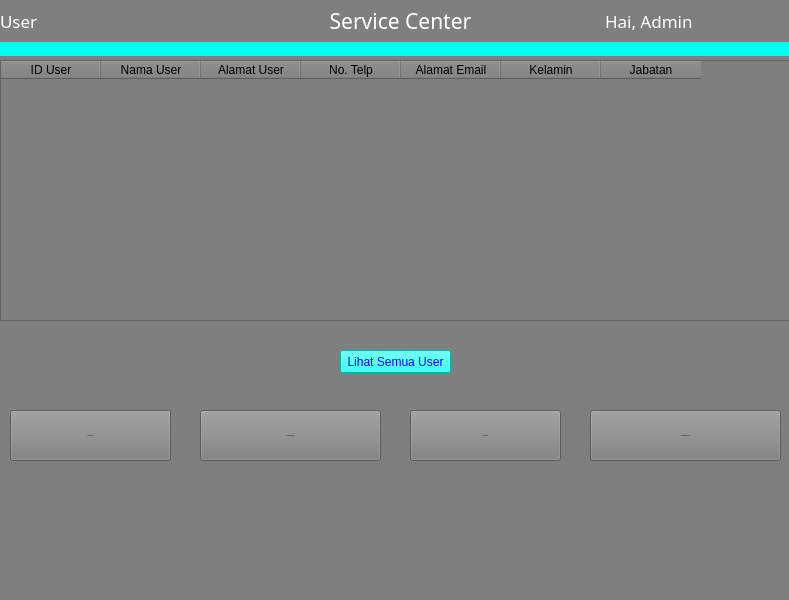
<?xml version="1.0" encoding="UTF-8"?>
<ui version="4.0">
 <class>User</class>
 <widget class="QMainWindow" name="User">
  <property name="geometry">
   <rect>
    <x>0</x>
    <y>0</y>
    <width>789</width>
    <height>600</height>
   </rect>
  </property>
  <property name="windowTitle">
   <string>MainWindow</string>
  </property>
  <property name="styleSheet">
   <string notr="true">background-color: rgb(127, 127, 127);</string>
  </property>
  <widget class="QWidget" name="centralwidget">
   <widget class="Line" name="line">
    <property name="geometry">
     <rect>
      <x>0</x>
      <y>40</y>
      <width>801</width>
      <height>16</height>
     </rect>
    </property>
    <property name="sizePolicy">
     <sizepolicy hsizetype="Fixed" vsizetype="Fixed">
      <horstretch>0</horstretch>
      <verstretch>0</verstretch>
     </sizepolicy>
    </property>
    <property name="font">
     <font>
      <pointsize>-1</pointsize>
     </font>
    </property>
    <property name="styleSheet">
     <string notr="true">padding: 15px 25px;
  font-size: 24px;
  text-align: center;
  cursor: pointer;
  outline: none;
  color: #fff;
  background-color: rgb(0, 255, 238);
  border: none;
  border-radius: 15px;
  box-shadow: 0 9px #999;</string>
    </property>
    <property name="lineWidth">
     <number>1</number>
    </property>
    <property name="orientation">
     <enum>Qt::Horizontal</enum>
    </property>
   </widget>
   <widget class="QWidget" name="layoutWidget">
    <property name="geometry">
     <rect>
      <x>0</x>
      <y>0</y>
      <width>801</width>
      <height>42</height>
     </rect>
    </property>
    <layout class="QHBoxLayout" name="horizontalLayout">
     <item>
      <widget class="QLabel" name="label_3">
       <property name="font">
        <font>
         <family>Lucida Calligraphy</family>
         <pointsize>13</pointsize>
        </font>
       </property>
       <property name="styleSheet">
        <string notr="true">color: rgb(255, 255, 255);</string>
       </property>
       <property name="text">
        <string>User</string>
       </property>
      </widget>
     </item>
     <item>
      <spacer name="horizontalSpacer_2">
       <property name="orientation">
        <enum>Qt::Horizontal</enum>
       </property>
       <property name="sizeType">
        <enum>QSizePolicy::Fixed</enum>
       </property>
       <property name="sizeHint" stdset="0">
        <size>
         <width>100</width>
         <height>20</height>
        </size>
       </property>
      </spacer>
     </item>
     <item>
      <widget class="QLabel" name="label_2">
       <property name="font">
        <font>
         <family>Imprint MT Shadow</family>
         <pointsize>16</pointsize>
        </font>
       </property>
       <property name="styleSheet">
        <string notr="true">color: rgb(255, 255, 255);</string>
       </property>
       <property name="text">
        <string>Service Center</string>
       </property>
       <property name="alignment">
        <set>Qt::AlignCenter</set>
       </property>
      </widget>
     </item>
     <item>
      <spacer name="horizontalSpacer">
       <property name="orientation">
        <enum>Qt::Horizontal</enum>
       </property>
       <property name="sizeType">
        <enum>QSizePolicy::Minimum</enum>
       </property>
       <property name="sizeHint" stdset="0">
        <size>
         <width>100</width>
         <height>20</height>
        </size>
       </property>
      </spacer>
     </item>
     <item>
      <widget class="QLabel" name="label">
       <property name="font">
        <font>
         <family>Lucida Calligraphy</family>
         <pointsize>13</pointsize>
        </font>
       </property>
       <property name="styleSheet">
        <string notr="true">color: rgb(255, 255, 255);</string>
       </property>
       <property name="text">
        <string>Hai, Admin</string>
       </property>
      </widget>
     </item>
    </layout>
   </widget>
   <widget class="QPushButton" name="btn_all">
    <property name="geometry">
     <rect>
      <x>340</x>
      <y>350</y>
      <width>111</width>
      <height>23</height>
     </rect>
    </property>
    <property name="styleSheet">
     <string notr="true">color: rgb(22, 1, 255);
  background-color: rgb(0, 255, 238);
</string>
    </property>
    <property name="text">
     <string>Lihat Semua User</string>
    </property>
   </widget>
   <widget class="QTableWidget" name="tableWidget">
    <property name="geometry">
     <rect>
      <x>0</x>
      <y>60</y>
      <width>801</width>
      <height>261</height>
     </rect>
    </property>
    <column>
     <property name="text">
      <string>ID User</string>
     </property>
    </column>
    <column>
     <property name="text">
      <string>Nama User</string>
     </property>
    </column>
    <column>
     <property name="text">
      <string>Alamat User</string>
     </property>
    </column>
    <column>
     <property name="text">
      <string>No. Telp</string>
     </property>
    </column>
    <column>
     <property name="text">
      <string>Alamat Email</string>
     </property>
    </column>
    <column>
     <property name="text">
      <string>Kelamin</string>
     </property>
    </column>
    <column>
     <property name="text">
      <string>Jabatan</string>
     </property>
    </column>
   </widget>
   <widget class="QPushButton" name="btn_delete">
    <property name="geometry">
     <rect>
      <x>200</x>
      <y>410</y>
      <width>181</width>
      <height>51</height>
     </rect>
    </property>
    <property name="sizePolicy">
     <sizepolicy hsizetype="Minimum" vsizetype="Minimum">
      <horstretch>0</horstretch>
      <verstretch>0</verstretch>
     </sizepolicy>
    </property>
    <property name="font">
     <font>
      <pointsize>-1</pointsize>
     </font>
    </property>
    <property name="styleSheet">
     <string notr="true">  padding: 15px 25px;
  font-size: 12px;
  text-align: center;
  cursor: pointer;
  outline: none;
color: rgb(60, 1, 255);
  background-color: rgb(0, 255, 238);
  border: none;
  border-radius: 15px;
  box-shadow: 0 9px #999;
hover{color:red}</string>
    </property>
    <property name="text">
     <string>Menghapus User</string>
    </property>
   </widget>
   <widget class="QPushButton" name="btn_update">
    <property name="geometry">
     <rect>
      <x>410</x>
      <y>410</y>
      <width>151</width>
      <height>51</height>
     </rect>
    </property>
    <property name="sizePolicy">
     <sizepolicy hsizetype="Minimum" vsizetype="Minimum">
      <horstretch>0</horstretch>
      <verstretch>0</verstretch>
     </sizepolicy>
    </property>
    <property name="font">
     <font>
      <pointsize>-1</pointsize>
     </font>
    </property>
    <property name="styleSheet">
     <string notr="true">  padding: 15px 25px;
  font-size: 11px;
  text-align: center;
  cursor: pointer;
  outline: none;
color: rgb(60, 1, 255);
  background-color: rgb(0, 255, 238);
  border: none;
  border-radius: 15px;
  box-shadow: 0 9px #999;
hover{color:red}</string>
    </property>
    <property name="text">
     <string>Update User</string>
    </property>
   </widget>
   <widget class="QPushButton" name="btn_tambah">
    <property name="geometry">
     <rect>
      <x>590</x>
      <y>410</y>
      <width>191</width>
      <height>51</height>
     </rect>
    </property>
    <property name="sizePolicy">
     <sizepolicy hsizetype="Minimum" vsizetype="Minimum">
      <horstretch>0</horstretch>
      <verstretch>0</verstretch>
     </sizepolicy>
    </property>
    <property name="font">
     <font>
      <pointsize>-1</pointsize>
     </font>
    </property>
    <property name="styleSheet">
     <string notr="true">  padding: 15px 25px;
  font-size: 12px;
  text-align: center;
  cursor: pointer;
  outline: none;
color: rgb(60, 1, 255);
  background-color: rgb(0, 255, 238);
  border: none;
  border-radius: 15px;
  box-shadow: 0 9px #999;
hover{color:red}</string>
    </property>
    <property name="text">
     <string>Menambahkan User</string>
    </property>
   </widget>
   <widget class="QPushButton" name="btn_cari">
    <property name="geometry">
     <rect>
      <x>10</x>
      <y>410</y>
      <width>161</width>
      <height>51</height>
     </rect>
    </property>
    <property name="sizePolicy">
     <sizepolicy hsizetype="Minimum" vsizetype="Minimum">
      <horstretch>0</horstretch>
      <verstretch>0</verstretch>
     </sizepolicy>
    </property>
    <property name="font">
     <font>
      <pointsize>-1</pointsize>
     </font>
    </property>
    <property name="styleSheet">
     <string notr="true">  padding: 15px 25px;
  font-size: 12px;
  text-align: center;
  cursor: pointer;
  outline: none;
color: rgb(60, 1, 255);
  background-color: rgb(0, 255, 238);
  border: none;
  border-radius: 15px;
  box-shadow: 0 9px #999;
hover{color:red}</string>
    </property>
    <property name="text">
     <string>Mencari User</string>
    </property>
   </widget>
  </widget>
  <widget class="QMenuBar" name="menubar">
   <property name="geometry">
    <rect>
     <x>0</x>
     <y>0</y>
     <width>789</width>
     <height>21</height>
    </rect>
   </property>
  </widget>
  <widget class="QStatusBar" name="statusbar"/>
 </widget>
 <resources/>
 <connections/>
</ui>
